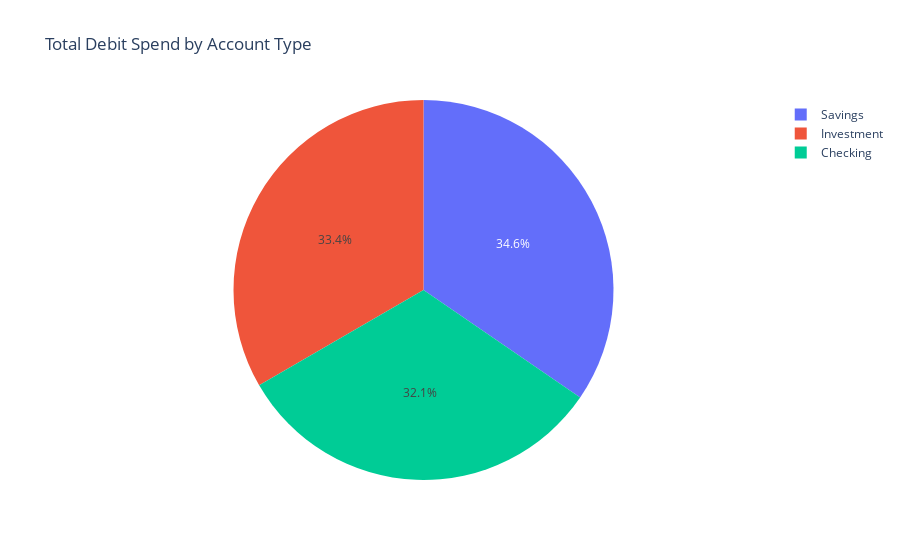

Source (notebook cell):
### Markdown cell above
### Spend by Account Type

### Code cell
account_type_summary = tx_debit.groupby('account_type')['amount'].sum().reset_index()

fig = px.pie(account_type_summary, names='account_type', values='amount',
             title='Total Spend by Account Type')
fig.show()

### Figure 1 — Plotly figure (JSON) as saved in the notebook; plotly's stock layout.template omitted (floating-point values rounded to 4 significant figures)
{"data": [{"domain": {"x": [0, 1], "y": [0, 1]}, "hovertemplate": "account_type=%{label}<br>amount=%{value}<extra></extra>", "labels": ["Checking", "Investment", "Savings"], "legendgroup": "", "name": "", "showlegend": true, "type": "pie", "values": [386700.0, 402500.0, 417000.0]}], "layout": {"legend": {"tracegroupgap": 0}, "title": {"text": "Total Debit Spend by Account Type"}}}
